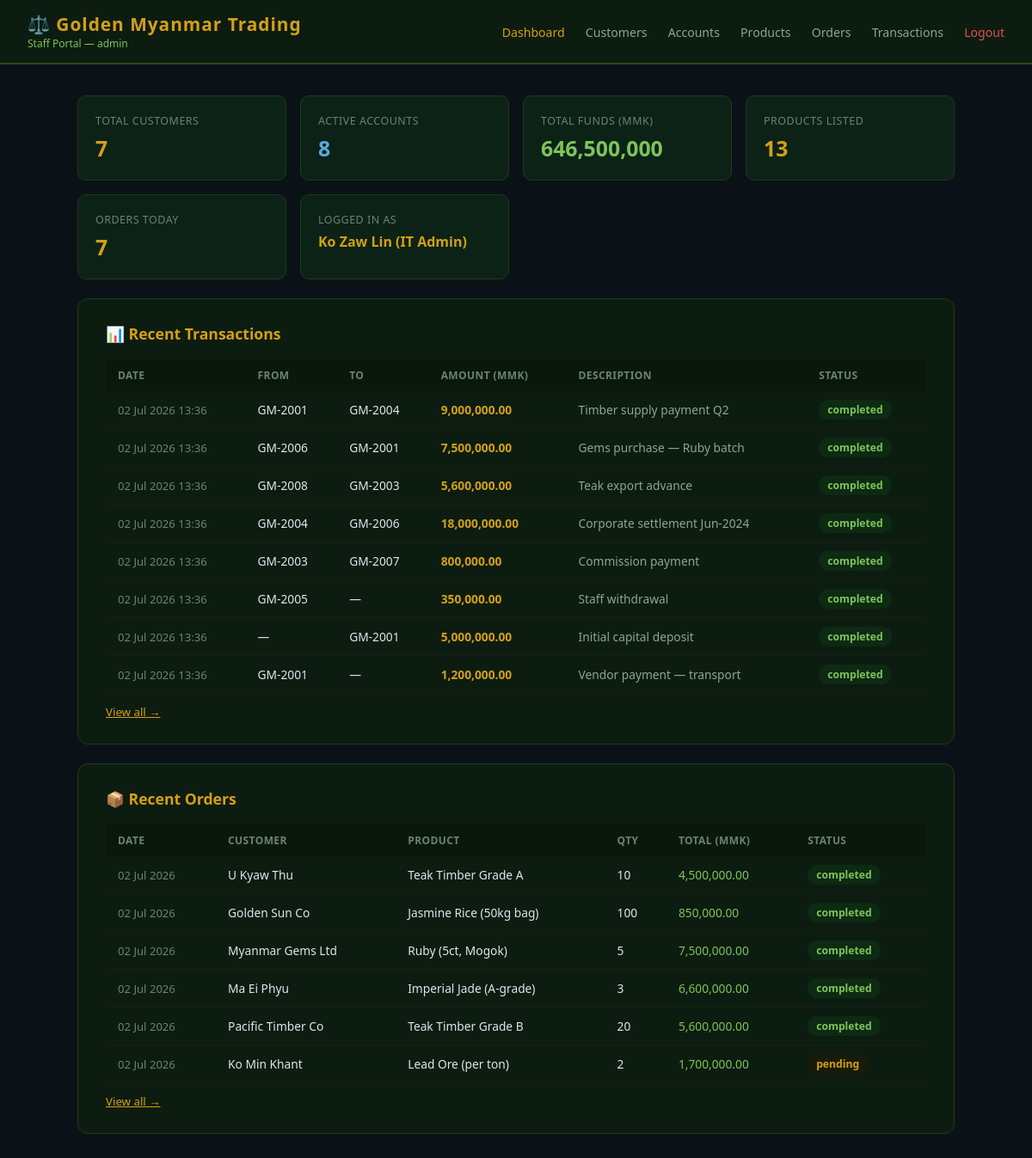
/lab/company-web-server/dashboard.php (signed in), run on the app's committed database.
### tables this page shows
CREATE TABLE IF NOT EXISTS transactions (
    id          INT AUTO_INCREMENT PRIMARY KEY,
    from_acc    VARCHAR(20),
    to_acc      VARCHAR(20),
    amount      DECIMAL(18,2) NOT NULL,
    description VARCHAR(255) DEFAULT '',
    status      ENUM('completed','pending','failed','reversed') DEFAULT 'completed',
    created_at  DATETIME DEFAULT CURRENT_TIMESTAMP,
    INDEX idx_from (from_acc),
    INDEX idx_to   (to_acc)
);

CREATE TABLE IF NOT EXISTS orders (
    id           INT AUTO_INCREMENT PRIMARY KEY,
    cust_no      VARCHAR(20) NOT NULL,
    product_code VARCHAR(20) NOT NULL,
    quantity     INT NOT NULL,
    total_amount DECIMAL(18,2) NOT NULL,
    note         TEXT,
    status       ENUM('completed','pending','cancelled') DEFAULT 'completed',
    created_at   DATETIME DEFAULT CURRENT_TIMESTAMP,
    INDEX idx_cust  (cust_no),
    INDEX idx_prod  (product_code)
);

CREATE TABLE IF NOT EXISTS customers (
    id         INT AUTO_INCREMENT PRIMARY KEY,
    cust_no    VARCHAR(20) UNIQUE NOT NULL,
    full_name  VARCHAR(100) NOT NULL,
    nrc_no     VARCHAR(30),                     
    email      VARCHAR(120),
    phone      VARCHAR(20),
    address    TEXT,
    status     ENUM('active','inactive','blacklisted') DEFAULT 'active',
    created_at DATETIME DEFAULT CURRENT_TIMESTAMP
);

CREATE TABLE IF NOT EXISTS products (
    id           INT AUTO_INCREMENT PRIMARY KEY,
    product_code VARCHAR(20) UNIQUE NOT NULL,
    name         VARCHAR(150) NOT NULL,
    category     ENUM('timber','gems','rice','seafood','jade','minerals','other') DEFAULT 'other',
    price        DECIMAL(15,2) DEFAULT 0.00,    
    stock        INT DEFAULT 0,
    description  TEXT,
    status       ENUM('available','out_of_stock','discontinued') DEFAULT 'available',
    created_at   DATETIME DEFAULT CURRENT_TIMESTAMP
);

### lab/company-web-server/dashboard.php (the view, shortened to what this page needs)
<?php
require 'db.php';
$total_customers = $conn->query("SELECT COUNT(*) c FROM customers")->fetch_assoc()['c'];
$total_accounts  = $conn->query("SELECT COUNT(*) c FROM accounts")->fetch_assoc()['c'];
$total_balance   = $conn->query("SELECT SUM(balance) s FROM accounts WHERE status='active'")->fetch_assoc()['s'];
$total_products  = $conn->query("SELECT COUNT(*) c FROM products WHERE status='available'")->fetch_assoc()['c'];
$total_orders    = $conn->query("SELECT COUNT(*) c FROM orders WHERE DATE(created_at)=CURDATE()")->fetch_assoc()['c'];
$recent_txn = $conn->query(
    "SELECT t.*, a1.cust_no as s_cust, a2.cust_no as r_cust
     FROM transactions t
     LEFT JOIN accounts a1 ON a1.acc_no = t.from_acc
     LEFT JOIN accounts a2 ON a2.acc_no = t.to_acc
     ORDER BY t.created_at DESC LIMIT 8"
);
$recent_orders = $conn->query(
    "SELECT o.*, c.full_name, p.name as product_name
     FROM orders o
     JOIN customers c ON c.cust_no = o.cust_no
     JOIN products p ON p.product_code = o.product_code
     ORDER BY o.created_at DESC LIMIT 6"
);
?>
<!DOCTYPE html>
<html lang="en">
<head>
<link rel="stylesheet" href="style.css">
</head>
<body>
<?php include 'nav.php'; ?>
<div class="container">
  <div class="stat-grid">
    <div class="stat-card">
      <div class="label">Total Customers</div>
      <div class="value"><?= number_format($total_customers) ?></div>
    </div>
    <div class="stat-card">
      <div class="label">Active Accounts</div>
      <div class="value blue"><?= number_format($total_accounts) ?></div>
    </div>
    <div class="stat-card">
      <div class="label">Total Funds (MMK)</div>
      <div class="value green"><?= number_format($total_balance, 0) ?></div>
    </div>
    <div class="stat-card">
      <div class="label">Products Listed</div>
      <div class="value"><?= number_format($total_products) ?></div>
    </div>
    <div class="stat-card">
      <div class="label">Orders Today</div>
      <div class="value"><?= number_format($total_orders) ?></div>
    </div>
    <div class="stat-card">
      <div class="label">Logged In As</div>
      <div class="value" style="font-size:1rem"><?= htmlspecialchars($_SESSION['staff_name']) ?></div>
    </div>
  </div>
  <div class="card">
    <h2>📊 Recent Transactions</h2>
    <?php if ($recent_txn->num_rows === 0): ?>
      <p style="color:#6a8470">No transactions yet.</p>
    <?php else: ?>
    <table>
      <tr><th>Date</th><th>From</th><th>To</th><th>Amount (MMK)</th><th>Description</th><th>Status</th></tr>
      <?php while ($t = $recent_txn->fetch_assoc()):
        $isPos = true; ?>
      <tr>
        <td style="color:#6a8470;font-size:0.82rem"><?= date('d M Y H:i', strtotime($t['created_at'])) ?></td>
        <td><?= htmlspecialchars($t['from_acc'] ?? '—') ?></td>
        <td><?= htmlspecialchars($t['to_acc']   ?? '—') ?></td>
        <td style="font-weight:600;color:#d4a017"><?= number_format($t['amount'], 2) ?></td>
        <td style="color:#8aa890"><?= htmlspecialchars($t['description']) ?></td>
        <td><span class="badge badge-<?= $t['status'] === 'completed' ? 'credit' : 'pending' ?>"><?= $t['status'] ?></span></td>
      </tr>
      <?php endwhile; ?>
    </table>
    <a href="transactions.php" style="color:#d4a017;font-size:0.83rem;display:block;margin-top:12px">View all →</a>
    <?php endif; ?>
  </div>
  <div class="card">
    <h2>📦 Recent Orders</h2>
    <?php if ($recent_orders->num_rows === 0): ?>
      <p style="color:#6a8470">No orders yet.</p>
    <?php else: ?>
    <table>
      <tr><th>Date</th><th>Customer</th><th>Product</th><th>Qty</th><th>Total (MMK)</th><th>Status</th></tr>
      <?php while ($o = $recent_orders->fetch_assoc()): ?>
      <tr>
        <td style="color:#6a8470;font-size:0.82rem"><?= date('d M Y', strtotime($o['created_at'])) ?></td>
        <td><?= htmlspecialchars($o['full_name']) ?></td>
        <td><?= htmlspecialchars($o['product_name']) ?></td>
        <td><?= $o['quantity'] ?></td>
        <td style="color:#7dc45a"><?= number_format($o['total_amount'], 2) ?></td>
        <td><span class="badge badge-<?= $o['status'] === 'completed' ? 'credit' : ($o['status'] === 'pending' ? 'pending' : 'inactive') ?>"><?= $o['status'] ?></span></td>
      </tr>
      <?php endwhile; ?>
    </table>
    <a href="orders.php" style="color:#d4a017;font-size:0.83rem;display:block;margin-top:12px">View all →</a>
    <?php endif; ?>
  </div>
</div>
</body>
</html>

### lab/company-web-server/nav.php
<?php
$current = basename($_SERVER['PHP_SELF']);
?>
<div class="navbar">
  <div>
    <span class="brand">⚖️ Golden Myanmar Trading
      <span>Staff Portal — <?= htmlspecialchars($_SESSION['staff_role'] ?? 'Staff') ?></span>
    </span>
  </div>
  <nav>
    <a href="dashboard.php"  class="<?= $current==='dashboard.php'  ? 'active' : '' ?>">Dashboard</a>
    <a href="customers.php"  class="<?= $current==='customers.php'  ? 'active' : '' ?>">Customers</a>
    <a href="accounts.php"   class="<?= $current==='accounts.php'   ? 'active' : '' ?>">Accounts</a>
    <a href="products.php"   class="<?= $current==='products.php'   ? 'active' : '' ?>">Products</a>
    <a href="orders.php"     class="<?= $current==='orders.php'     ? 'active' : '' ?>">Orders</a>
    <a href="transactions.php" class="<?= $current==='transactions.php' ? 'active' : '' ?>">Transactions</a>
    <a href="logout.php" style="color:#e05050">Logout</a>
  </nav>
</div>

### lab/company-web-server/style.css (style rules this page uses)
* { box-sizing: border-box; margin: 0; padding: 0; }
body { font-family: 'Segoe UI', sans-serif; background: #0a1218; color: #dde6ee; min-height: 100vh; }
.navbar { background: #0d1c10; padding: 14px 32px; display: flex; justify-content: space-between; align-items: center; border-bottom: 2px solid #2a4a1e; }
.navbar .brand { font-size: 1.3rem; font-weight: 700; color: #d4a017; letter-spacing: 1px; }
.navbar .brand span { color: #7dc45a; font-size: 0.75rem; display: block; font-weight: 400; letter-spacing: 0; }
.navbar nav a { color: #8aa890; text-decoration: none; margin-left: 20px; font-size: 0.88rem; }
.navbar nav a:hover, .navbar nav a.active { color: #d4a017; }
.container { max-width: 1060px; margin: 36px auto; padding: 0 20px; }
.card { background: #0d1c10; border: 1px solid #1e3a18; border-radius: 12px; padding: 28px 32px; margin-bottom: 22px; }
.card h2 { color: #d4a017; margin-bottom: 18px; font-size: 1.1rem; display: flex; align-items: center; gap: 8px; }
.stat-grid { display: grid; grid-template-columns: repeat(auto-fit, minmax(200px, 1fr)); gap: 16px; margin-bottom: 22px; }
.stat-card { background: #0d2217; border: 1px solid #1e3a18; border-radius: 10px; padding: 20px; }
.stat-card .label { font-size: 0.78rem; color: #6a8470; margin-bottom: 6px; text-transform: uppercase; letter-spacing: 0.5px; }
.stat-card .value { font-size: 1.55rem; font-weight: 700; color: #d4a017; }
.stat-card .value.green { color: #7dc45a; }
.stat-card .value.blue { color: #5aaae0; }
table { width: 100%; border-collapse: collapse; font-size: 0.86rem; }
th { background: #0a180c; color: #6a8470; padding: 10px 14px; text-align: left; font-weight: 600; text-transform: uppercase; font-size: 0.75rem; letter-spacing: 0.4px; }
td { padding: 10px 14px; border-bottom: 1px solid #152010; }
.badge { display: inline-block; padding: 3px 10px; border-radius: 20px; font-size: 0.76rem; font-weight: 600; }
.badge-credit { background: #0d2a12; color: #7dc45a; }
.badge-pending { background: #1a1a08; color: #d4a017; }

### data on the page
transactions: created_at "02 Jul 2026 13:36", from_acc "GM-2001", to_acc "GM-2004", amount "9,000,000.00", description "Timber supply payment Q2", status "completed"
transactions: created_at "02 Jul 2026 13:36", from_acc "GM-2006", to_acc "GM-2001", amount "7,500,000.00", description "Gems purchase — Ruby batch", status "completed"
transactions: created_at "02 Jul 2026 13:36", from_acc "GM-2008", to_acc "GM-2003", amount "5,600,000.00", description "Teak export advance", status "completed"
transactions: created_at "02 Jul 2026 13:36", from_acc "GM-2004", to_acc "GM-2006", amount "18,000,000.00", description "Corporate settlement Jun-2024", status "completed"
transactions: created_at "02 Jul 2026 13:36", from_acc "GM-2003", to_acc "GM-2007", amount "800,000.00", description "Commission payment", status "completed"
transactions: created_at "02 Jul 2026 13:36", from_acc "GM-2005", to_acc "—", amount "350,000.00", description "Staff withdrawal", status "completed"
transactions: created_at "02 Jul 2026 13:36", from_acc "—", to_acc "GM-2001", amount "5,000,000.00", description "Initial capital deposit", status "completed"
transactions: created_at "02 Jul 2026 13:36", from_acc "GM-2001", to_acc "—", amount "1,200,000.00", description "Vendor payment — transport", status "completed"
orders: created_at "02 Jul 2026", customers.full_name "U Kyaw Thu", products.name "Teak Timber Grade A", quantity "10", total_amount "4,500,000.00", status "completed"
orders: created_at "02 Jul 2026", customers.full_name "Golden Sun Co", products.name "Jasmine Rice (50kg bag)", quantity "100", total_amount "850,000.00", status "completed"
orders: created_at "02 Jul 2026", customers.full_name "Myanmar Gems Ltd", products.name "Ruby (5ct, Mogok)", quantity "5", total_amount "7,500,000.00", status "completed"
orders: created_at "02 Jul 2026", customers.full_name "Ma Ei Phyu", products.name "Imperial Jade (A-grade)", quantity "3", total_amount "6,600,000.00", status "completed"
orders: created_at "02 Jul 2026", customers.full_name "Pacific Timber Co", products.name "Teak Timber Grade B", quantity "20", total_amount "5,600,000.00", status "completed"
orders: created_at "02 Jul 2026", customers.full_name "Ko Min Khant", products.name "Lead Ore (per ton)", quantity "2", total_amount "1,700,000.00", status "pending"

### other printed values
$_SESSION['staff_role'] "admin"
$total_customers "7"
$total_accounts "8"
$total_balance "646,500,000"
$total_products "13"
$total_orders "7"
$_SESSION['staff_name'] "Ko Zaw Lin (IT Admin)"
